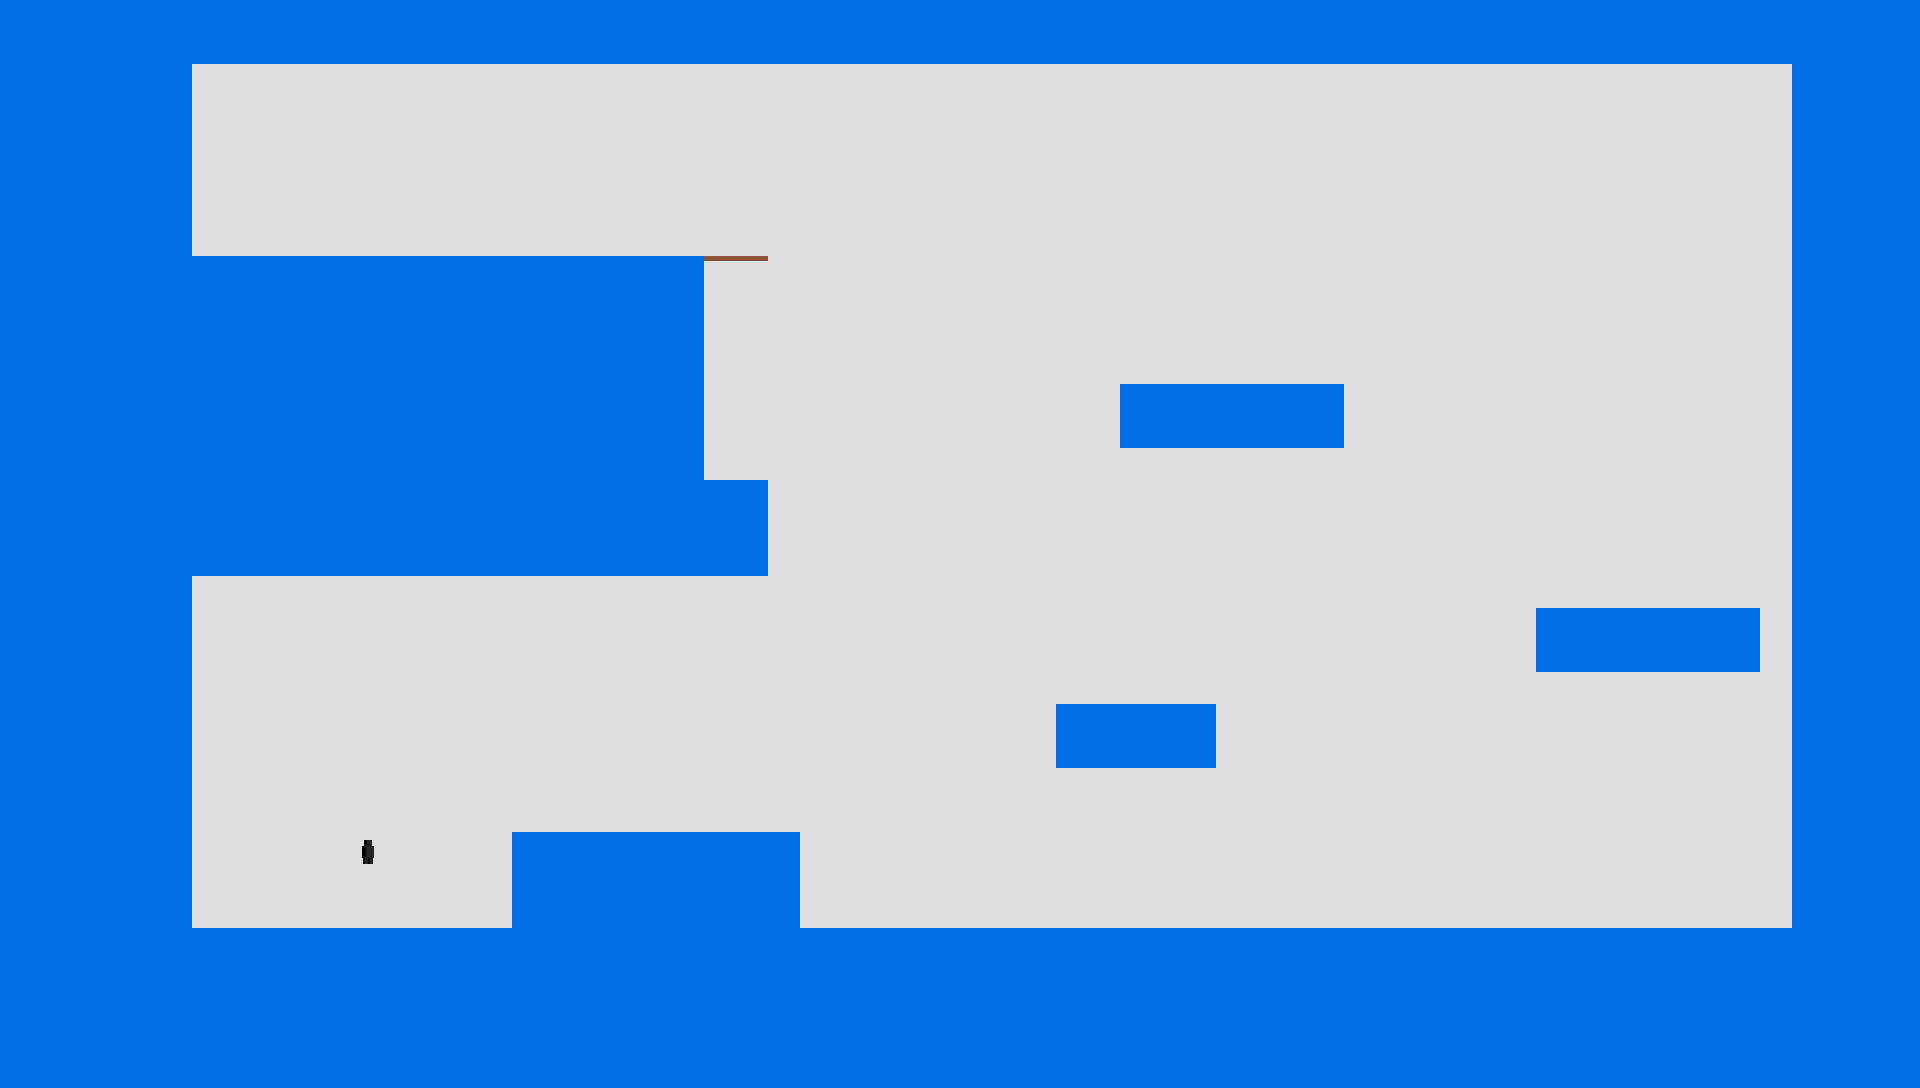

The image is a tile-based game level rendered from a .tmx file. Its description and source (layers, tilesets, objects; grid data summarised) follow:
An orthogonal 60x34 tile map with 32x32 px tiles, 7 tile layers (Tile Layer 1, Goals, Buttons, PushBlocks, ...) and 11 objects.

<map version="1.10" tiledversion="1.10.2" orientation="orthogonal" renderorder="right-down" width="60" height="34" tilewidth="32" tileheight="32" infinite="0" nextlayerid="12" nextobjectid="50">
 <editorsettings>
  <export target="../../build/bin/Levels/Level2.json" format="json" />
 </editorsettings>
 <tileset firstgid="1" name="tilemap" tilewidth="32" tileheight="32" tilecount="4096" columns="64">
  <image source="../Textures/tilemap.png" width="2048" height="2048" />
 </tileset>
 <layer id="1" name="Tile Layer 1" width="60" height="34">
  <data>[2040 cells, 2040 non-empty, 3 distinct tile ids]</data>
 </layer>
 <layer id="5" name="Goals" width="60" height="34">
  <data>[2040 cells, 0 non-empty, 0 distinct tile ids]</data>
 </layer>
 <layer id="6" name="Buttons" width="60" height="34">
  <data>[2040 cells, 0 non-empty, 0 distinct tile ids]</data>
 </layer>
 <layer id="7" name="PushBlocks" width="60" height="34">
  <data>[2040 cells, 0 non-empty, 0 distinct tile ids]</data>
 </layer>
 <layer id="3" name="Player" width="60" height="34">
  <data>[2040 cells, 1 non-empty, 1 distinct tile ids]</data>
 </layer>
 <layer id="4" name="Enemies" width="60" height="34">
  <data>[2040 cells, 0 non-empty, 0 distinct tile ids]</data>
 </layer>
 <layer id="8" name="Doors" width="60" height="34">
  <data>[2040 cells, 0 non-empty, 0 distinct tile ids]</data>
 </layer>
 <objectgroup id="9" name="Walls">
  <object id="12" x="0" y="0" width="192" height="1088" />
  <object id="20" x="512" y="832" width="288" height="96" />
  <object id="40" x="192" y="256" width="512" height="320" />
  <object id="41" x="704" y="480" width="64" height="96" />
  <object id="43" x="1536" y="608" width="224" height="64" />
  <object id="44" x="1792" y="0" width="160" height="1088" />
  <object id="46" x="192" y="928" width="1600" height="160" />
  <object id="47" x="192" y="0" width="1598" height="64" />
  <object id="48" x="1120" y="384" width="224" height="64" />
  <object id="49" x="1056" y="704" width="160" height="64" />
 </objectgroup>
 <objectgroup id="11" name="SemiWalls">
  <object id="39" x="704" y="256" width="64" height="32" />
 </objectgroup>
</map>
